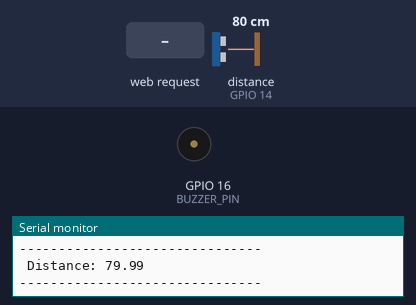
A sketch run on a simulated ESP32. Parts: buzzer (waves = sounding), the last lines printed to the serial monitor. Wiring (inferred from the names in the program): ultrasonic range finder: trigger GPIO 2; echo GPIO 14. The test bench sets the inputs (shaded band); at power-on: distance to the obstacle (sensor on GPIO 14) 80 cm. The echo pulse lasts 58.3 µs per cm; WiFi joins after 1.5 s; servers stay silent unless stated; web services answer with replies made up by the test bench.

Above: at 9.4 s.
9.5 s: HTTP request GET /Twenty received
13.1 s: HTTP request GET /Fifty received
At 13.1 s:
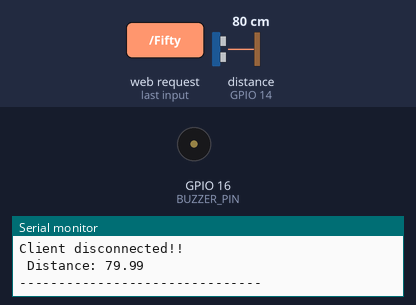
15.1 s: distance to the obstacle (sensor on GPIO 14) set to 153 cm
At 16.9 s:
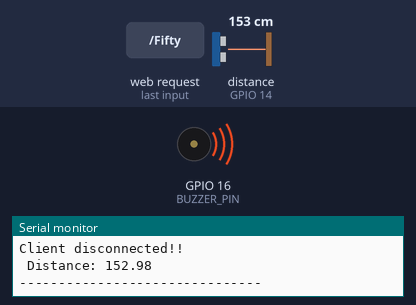
18.3 s: distance to the obstacle (sensor on GPIO 14) set to 159 cm
At 19.4 s:
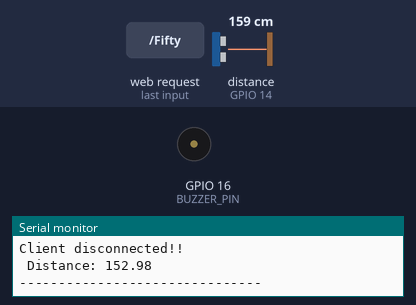
19.8 s: HTTP request GET /Hundred received
21.9 s: distance to the obstacle (sensor on GPIO 14) set to 120 cm
At 24.5 s:
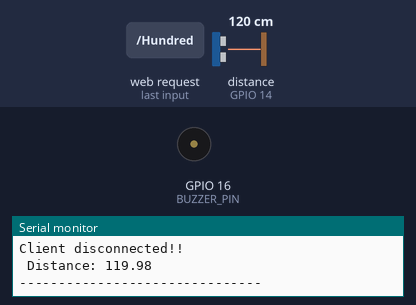
Timing chart, 0 to 26.5 s (numbered marks = the images above; inputs shaded):
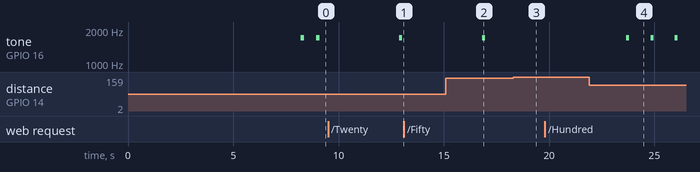

The sketch:

BlinDee.ino
```cpp
//BlinDee
#include <WiFi.h>
#include <TimeLib.h>
#include "pitches.h"
#include <HTTPClient.h>


#define TRIG_PIN 2
#define ECHO_PIN 14 // set ให้ trig คือ pin 12 echo 14
#define BUZZER_PIN 16
#define THRESHOLD_DISTANCE 155.5
#define MAX_FREQUENCY 1700 // Max frequen
#define MIN_FREQUENCY 1700
#define BUZZER_DURATION 150 // มิลิวินาที ที่มันจะร้อง
#define DELAY_MIN 250 // ยิ่งใกล้ยิ่งรัวงับ
#define DELAY_MAX 1500
// ประกาศfunction
void showdetect();
void soundBuzzer(int frequency,int duration);
void lineSetup();
void sendLineNotify(String message);
void wificlient();
void setupserver();

const char* ssid = "Office_02";
const char* password = "acr@1963";
WiFiServer server(80);
// ip เซิฟ = 172.20.10.3
String linetoken = ""; //token เอาไว้ sent


// ไบล์นดี IPtMFTV3wkbGrWjjCWR0pklvQON6n3OvWAZRwehpeVS
void setup() {
  Serial.begin(115200);
  pinMode(TRIG_PIN, OUTPUT); // Set the Trigger pin as an output
  pinMode(ECHO_PIN, INPUT);  // Set the Echo pin as an input
  pinMode(BUZZER_PIN, OUTPUT); // Set the Buzzer pin as an output
  digitalWrite(BUZZER_PIN, LOW); // BUZ1
  lineSetup();
  setupserver();
}
void setupserver(){
  WiFi.begin(ssid, password);

  while (WiFi.status() != WL_CONNECTED) {
    delay(500);
    Serial.print(".");
  }
  Serial.println("Connected to WiFi");
  Serial.println(ssid);
  Serial.print("IP Address: ");
  Serial.println(WiFi.localIP());
  server.begin();
}

void wificlient(){
      WiFiClient client = server.available();
   if (client) {
      Serial.println("New client connected");
      while (client.connected()) {
         if (client.available()) {
            String message = client.readStringUntil('\n');
            Serial.println("get: " + message);

            // Check if the message received is "Twenty"
            if (message.indexOf("Twenty") >= 0) {
               sendLineNotify("แบงก์ยี่สิบ");
            }
            if (message.indexOf("Fifty") >= 0) {
               sendLineNotify("แบงก์ห้าสิบ");
            }
            if (message.indexOf("Hundred") >= 0){
              sendLineNotify("แบงก์ร้อย");
            }
            if (message.indexOf("car") >= 0){
              sendLineNotify("รถสองแถว สายสีขาว ตะพงหาดแม่รำพึง");
            }
            client.println("Message received: " + message); // Send a response back to the client
         }
      }
      client.stop();
      Serial.println("Client disconnected!!");
   }
}

void lineSetup(){
  WiFi.begin(ssid, password);
  while(WiFi.status() != WL_CONNECTED){
    delay(5000);
    Serial.println("Connecting to WIfi");
  }
  Serial.println("Connected to WIFI");
  sendLineNotify("ESP32 connected successfully!");
}

void sendLineNotify(String message) {
  if (WiFi.status() == WL_CONNECTED) {
    HTTPClient http;

    http.begin("https://notify-api.line.me/api/notify");  // LINE Notify API URL
    http.addHeader("Content-Type", "application/x-www-form-urlencoded");
    http.addHeader("Authorization", "Bearer " + linetoken);

    String postData = "message=" + message;

    int httpResponseCode = http.POST(postData);

    if (httpResponseCode > 0) {
      String response = http.getString();
      Serial.println(httpResponseCode);
      Serial.println(response);
    } else {
      Serial.print("Error on sending POST: ");
      Serial.println(httpResponseCode);
    }

    http.end();
  } else {
    Serial.println("WiFi Disconnected");
  }
  delay(3000);
}

float detect() { // function for ultrasonic
    digitalWrite(TRIG_PIN, LOW);
    delayMicroseconds(2);
    digitalWrite(TRIG_PIN, HIGH);
    delayMicroseconds(10);
    digitalWrite(TRIG_PIN, LOW);

    long duration = pulseIn(ECHO_PIN, HIGH);
    float distance = (duration * 0.0343) / 2;

    return distance;
}


void showdetect()/*showdtect ให้ผู้ใช้รู้ว่าจะชน*/ {
  float dis = detect(); // dis หมายถึง distance nakub

  if (dis <= THRESHOLD_DISTANCE) {
    // Display current time and distance on serial monitor
    Serial.print(" Distance: ");
    Serial.println(dis);
    Serial.println("-------------------------------");


    int buzzerFrequency = map(dis, 0, THRESHOLD_DISTANCE, MAX_FREQUENCY, MIN_FREQUENCY);
    buzzerFrequency = constrain(buzzerFrequency, MIN_FREQUENCY, MAX_FREQUENCY);
    // คำนวน
    float normalizedDistance = dis / THRESHOLD_DISTANCE;  // Normalized distance (0 to 1)
    int delayBetweenSounds = DELAY_MIN + (DELAY_MAX - DELAY_MIN) * pow(normalizedDistance, 2); // Quadratic scaling
    delayBetweenSounds = constrain(delayBetweenSounds, DELAY_MIN, DELAY_MAX);

    // Play sound
    soundBuzzer(buzzerFrequency, BUZZER_DURATION);
    delay(delayBetweenSounds);

  } else {
    // Ensure buzzer is off if distance is greater than threshold
    soundBuzzer(0, 0);
    delay(1000); // Default delay when no object is near
  }
}

void soundBuzzer(int frequency, int duration) {
if (frequency > 0) {
         tone(BUZZER_PIN, frequency); // Generate a tone at the specified frequency for BUZZER1
        delay(duration); // Keep buzzers on for the duration
        noTone(BUZZER_PIN); // Turn off BUZZER1
    } else {
        noTone(BUZZER_PIN); // Ensure buzzer is off
    }
}
//ง่
void loop() {
  showdetect();
  wificlient();
  //sendLineNotify("รถสองแถว สายสีขาว ตะพงหาดแม่รำพึง");
  //delay(30000);
}
```

Measured:
- the behaviour switches between 155 and 156 cm on distance to the obstacle (sensor on GPIO 14) (found by bisection; images 2 and 3)
- after the input at 13.1 s, tone on GPIO 16 (BUZZER_PIN): stops changing and stays silent
- after the input at 15.1 s, tone on GPIO 16 (BUZZER_PIN): goes on until 17.0 s, then stays silent
- after the input at 18.3 s, tone on GPIO 16 (BUZZER_PIN): stays silent (without the input it goes to 1700 Hz after 0.14 s)
- after the input at 21.9 s, tone on GPIO 16 (BUZZER_PIN): alternates 1700 Hz for 0.15 s and silent for 1.0 s, starting after 1.8 s
